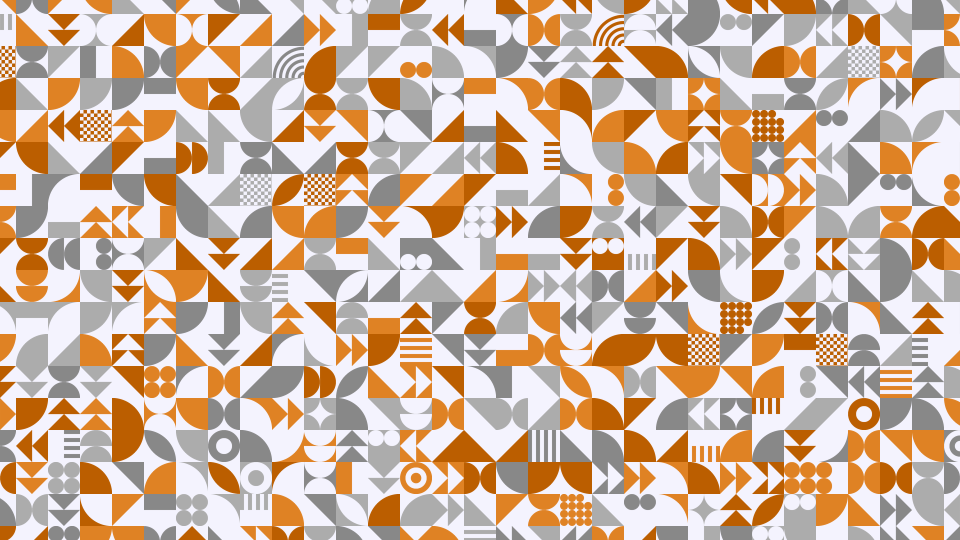
#> input picture samples/bauhaus.png, 1920 x 1080 px (shown at 1/2 size); its folder holds only this picture in this run
$ python -i sub_sprites.py   (imports and definitions only)
#> lines starting #> are read from the running program, lines starting #| are printed output that depends on the picture
### wall_common.py
"""wallpaper generator 共通クラス＆関数"""
from dataclasses import dataclass
import random
import re
import copy
import numpy as np
from PIL import Image, ImageDraw, ImageEnhance, ImageFilter, ImageColor
import sys
import os.path as pa
import colorsys

def clip8(x):
    """clip8(x) -> {x | 0 <= x <= 255}の整数に制限する"""
    return min(255, max(int(x), 0))


# [53 lines left out: functions stoi, rgb_string, not called in this run]


def to_rgb(*args):
    """文字列、タプル、RGBColorの値を(r,g,b)に変換"""
    x = args[0] if len(args)==1 else args
    if isinstance(x,(list,tuple)):
        if len(x)==3:
            return tuple(clip8(int(t,0))
                         if isinstance(t,str) else clip8(int(t))
                         for t in x[:3])
#> further down, picture is the input picture: PIL image 1920x1080 RGB; mean R, G, B 207.6, 181.4, 160.1
        elif len(x)==4:
            return tuple(clip8(int(t,0))
                         if isinstance(t,str) else clip8(int(t))
                         for t in x[:4])
    elif isinstance(x,str):
        try:
            return ImageColor.getrgb(x)
        except ValueError:
            return None
    elif isinstance(x, RGBColor):
        return x.ctoi()
    else:
        return None


class RGBColor:
    """色を格納するクラス"""
    def __init__(self, *args):
        l = len(args)
        if l == 3 or l == 4:
            val = args
        elif l == 1:
            val = args[0]
        else:
            raise ValueError('Invalid argument format')

        rgb =  to_rgb(val)
        if rgb is None:
            raise ValueError('Invalid color format')

        self.r, self.g, self.b = rgb[:3]

    def ctox(self):
        return f'#{self.r & 0xff:02x}{self.g & 0xff:02x}{self.b & 0xff:02x}'

    def ctoi(self):
        return self.r & 0xff, self.g & 0xff, self.b & 0xff

    def black(self):
        self.r, self.g, self.b = 0,0,0
        return self.r, self.g, self.b

    # [13 lines left out: functions xtoc, itoc, not called in this run]


SAVE_NUM=9
PARAMVALS = ['color1', 'color2', 'color3',
             'color_jitter', 'sub_jitter', 'sub_jitter2',
             'pwidth', 'pheight', 'pdepth']

@dataclass
class Param:
    """モジュールに渡すパラメータ"""
    width: int = 1920
    height: int = 1080
    wwidth: int = 0  # tk makes automatically
    wheight: int = 0
    wposx: int = 0  # tk locates automatically
    wposy: int = 0
    color1: RGBColor = RGBColor(220,214,96)
    color2: RGBColor = RGBColor(0,0,0)
    color3: RGBColor = RGBColor(0,0,0)
    color_jitter:int = 48  # 色ゆらぎ(主色)
    sub_jitter: int = 27  # 色ゆらぎ(パターン)
    sub_jitter2: int = 0  # 色ゆらぎ(パターン2)
    pwidth: int = 17
    pheight: int = 140
    pdepth: int = 0
    pattern: str = ''  # module名
    savefile: str = ''
    h_img = None  # hold image
    h_state = {}  # hold state

    # [36 lines left out: functions clean, file_name, keep, not called in this run]

    def unkeep(self):  # keepしたものをクリア
        self.h_img = None
        self.h_state = {}

    # [24 lines left out: functions retrieve, bg, not called in this run]


# プラグインのspec()で、モジュール名、説明、利用パラメータを返すように
# して、それをModulesに保存
# モジュールファイル名は mod_ で始めるが、モジュール名はmod_なし
# 利用パラメータリストは、利用するパラメータ名のリスト(入っているものは利用)
#  (例) mod_gui['stripe'] = ['color1', 'color_jitter', 'pwidth', ...]
class Modules:
    """プラグインモジュール情報"""
    # [13 lines left out: functions __init__, add_module, not called in this run]


def is_param(x:str):
    return x in PARAMVALS


class EfxModules:
    """AfterEffectモジュール情報"""
    # [54 lines left out: functions __init__, add_module, rgb_random_jitter, rated_jitter, brightness, not called in this run]


def rgb_lerp(c1, c2, t):
    """ RGB値の線形補完 c1,c2=tuple(r,g,b), t=比率(0..1)"""
    return tuple(int(c1[i] + (c2[i] - c1[i]) * t) for i in range(3))


# [102 lines left out: functions bg_and_font, sat_attenate, bri_attenate, con_attenate, vertical_gradient_rgb, horizontal_gradient_rgb and 3 more, not called in this run]

### plugins/sub_sprites.py
# [2 lines not run here, left out]

from wall_common import *
import re
import copy
import glob
import os
import os.path as pa
import TkEasyGUI as sg
import filedialog as fdi
import numpy as np
from PIL import Image, ImageDraw, ImageFilter, UnidentifiedImageError

#スプライトデータ形式(SJIS)：
#ファイルのベース名をセット名として扱う
#内蔵データの場合は'--internal--'をセット名とする
#複数のスプライト定義を1ファイルに格納して良い
#
#----- スプライト定義
#"["<パターン名>"]"\n
#<width>, <height>\n
#<bit pattern1>[, <bit pattern2> ...],<color1>[, <color2> ...]\n
#   <<bit pattern繰り返し>>
#
#colorは #rrggbb の文字列で指定する
#bit patternとcolorは同数であること
#bit pattern無しでcolorにコマンドを記載可能
#コマンド：
#,turnover  そこまでのビットパターンを逆順で繰り返す
#  eg. 0x18,#ff0000\n0x24,#ff00ff\n,turnover ==
#        0x18,#ff0000\n0x24,#ff00ff\n0x24,#ff00ff\n0x18,#ff0000\n
#,rep<n>  直前のパターンをn行繰り返す
#  eg. 0xc6,#ff0000\n,rep2\n == 0xc6,#ff0000\n0xc6,#ff0000\n0xc6,#ff0000\n
#
# 行頭に#がある行、空行は読み飛ばし

MAX_SIZE = (128,128)

INT_SETNAME = '--internal--'
INT_SPRITES = {
    'rhkd':[
        (16,16),
        [0x18,'#A9792C'], [0xfcb,'#A9792C'],
        [0x1ffc,'#A9792C'], [0x3ff8,'#A9792C'],
        [[0x79fc,0x600],['#A9792C','#FBE488']],
        [[0x783c,0x7c0],['#A9792C','#FBE488']],
        [[0x601c,0x1760],['#A9792C','#FBE488']],
        [[0x1760,0x18],['#FBE488','#A9792C']],
        [[0x2220,0x1dc0,0x18],['#049EF0','#FBE488','#A9792C']],
        [[0x1dc0,0x220,0x18],['#049EF0','#FBE488','#A9792C']],
        [[0xa03d,0x1fc0],['#A9792C','#FBE488']],
        [[0xf00f,0xdc0,0x200],['#A9792C','#FBE488','#ED0E57']],
        [[0x6006,0x780],['#A9792C','#FBE488']],
        [[0x480,0x300],['#8BF7ED','#FBE488']],
        [[0x16c0,0x920],['#FFFFFF','#8BF7ED']],
        [[0x2940,0x16b0],['#8BF7ED','#FFFFFF']],
        ],
    'afu':[
        (16,16),
        [0x780,'#F3EF2A'], [0xc00,'#F3EF2A'], [0x6f0,'#F3EF2A'],
        [0x1ff8,'#F3EF2A'], [0x1ffc,'#F3EF2A'],
        [[0x1dfc,0x200],['#F3EF2A','#FDF1C0']],
        [[0x87c,0x780],['#F3EF2A','#FDF1C0']],
        [[0x6c0,0x100,0x3c],['#FDF1C0','#4B5108','#F3EF2A']],
        [[0xf40,0x80,0x3e],['#FDF1C0','#13A7BC','#F3EF2A']],
        [[0x1bc0,0x400,0x3c],['#FDF1C0','#FBC4C2','#F3EF2A']],
        [[0x1bc0,0x400,0x3d],['#FDF1C0','#FBC4C2','#F3EF2A']],
        [[0x6fc0,0x3e],['#FDF1C0','#F3EF2A']],
        [[0x6180,0x7e],['#FDF1C0','#F3EF2A']],
        [[0x6000,0x740,0x80,0x3c],['#FDF1C0','#7AF527','#4EB808','#F3EF2A']],
        [[0x6ff0,0xe],['#7AF527','#F3EF2A']],
        [[0x77f0,0x800,0xd],['#7AF527','#4EB808','#F3EF2A']],
        ],
    'azssn':[
        (16,16),
        [[0x1800,0x600],['#240CE2','#210BD0']],
        [[0x6e0,0x100],['#7161F6','#3A23F3']],
        [[0x1978,0x680],['#7161F6','#3A23F3']],
        [[0x101c,0xaa0,0x440,0x100],
         ['#7161F6','#3A23F3','#1D0AB9','#FDF1C0']],
        [[0x381c,0x7e0],['#7161F6','#FDF1C0']],
        [[0x381e,0x7e0],['#7161F6','#FDF1C0']],
        [[0x301e,0xba0],['#7161F6','#FDF1C0']],
        [[0x300e,0xbb0],['#7161F6','#FDF1C0']],
        [[0x3004,0xff0,0xa],['#4263F6','#FDF1C0','#7161F6']],
        [[0x1004,0xfd0,0x20,8],['#4263F6','#FDF1C0','#FCCFC7','#7161F6']],
        [[0x1000,0xce0,0x300,0x10,0xc],
         ['#4263F6','#FDF1C0','#F791EA','#7161F6','#0B34EC']],
        [[0x180c,0x7c0,0x30],['#0B34EC','#FDF1C0','#0928B4']],
        [[0x180e,0x670,0x180],['#0B34EC','#0928B4','#FDF1C0']],
        [[0x180e,0x430,0x2c0,0x100],
         ['#0B34EC','#0928B4','#8F29AF','#FDF1C0']],
        [[0x1006,0x818,0x7e0],['#0B34EC','#FDF1C0','#8F29AF']],
        [[0x100c,0xff0,2],['#FDF1C0','#8F29AF','#0B34EC']],
        ],
    }


# 共有データクラス(preserv)定義
class SpriteSet:
    # [54 lines left out: functions __init__, set_internal, load_internal, load_file, save_file, set_patterns, not called in this run]

    def list(self):
        """get sprite label list in spriteset"""
        return list(self.sprites.keys())

    # [131 lines left out: functions get, get_code, size, trim, image, merge_pdic and 4 more, not called in this run]


# -----
# スプライト編集
# -----
DIGIT_RE = re.compile(r'\d+')

# -----
# スプライト形式ファイル読込
# -----
# [582 lines left out: functions sprfile_list, str_to_tuple, load_spr, save_spr, dtos, compress and 11 more, not called in this run]


def draw_sprite_with_border(sprite_img, border_color='#000000', put_orig=True):
    """スプライト画像の縁取りを生成
    sprite_img : PIL.Image.Image, border_color : str or tuple,
    put_orig: 元スプライトを配置(default=True)
     -> PIL.Image.Image
        (w+2, h+2) サイズの縁取り付き RGBA 画像
    """
#> called with border_color = '#000000', put_orig = True
    if sprite_img is None:
        return None

    if sprite_img.mode != 'RGBA':
        sprite_img = sprite_img.convert('RGBA')

    w, h = sprite_img.size
#> w = 1920; h = 1080

    # 1. (w+2, h+2) の新しいキャンバス（元画像は (1,1) に配置）
    padded_img = Image.new('RGBA', (w + 2, h + 2), (0, 0, 0, 0))
#> padded_img: PIL image 1922x1082 RGBA; every value is 0
    padded_img.paste(sprite_img, (1, 1))
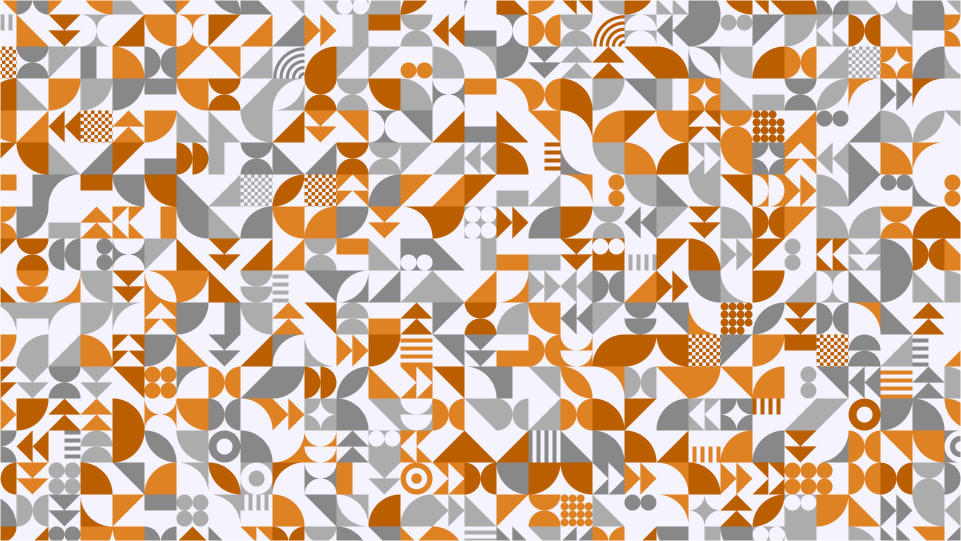
#> padded_img: PIL image 1922x1082 RGBA (shown at 1/2 size); mean R, G, B, A 207, 180.9, 159.6, 254.3; transparent parts drawn white

    # 2. ONになっているピクセル（Alpha > 0）から Lモードのマスクを取得,0 or 255に
    alpha = padded_img.split()[3]
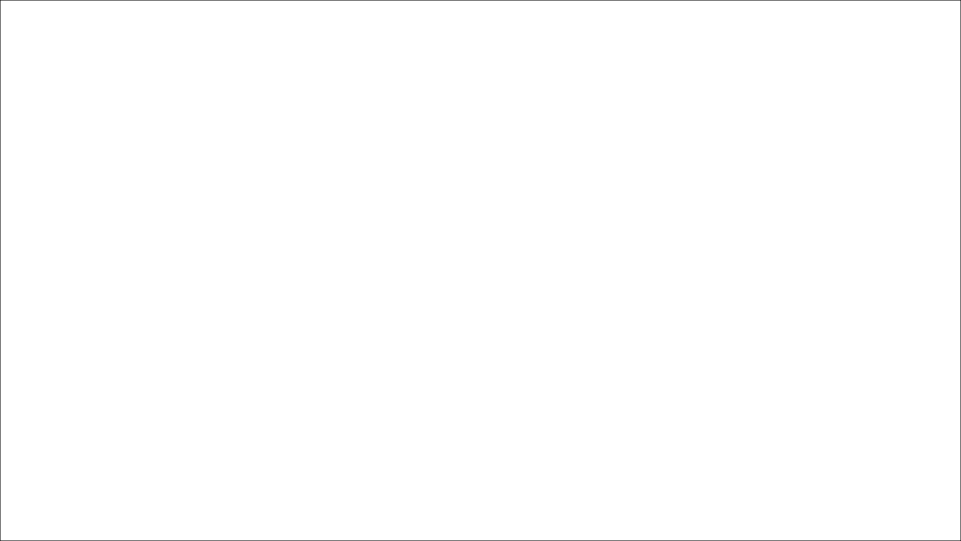
#> alpha: PIL image 1922x1082 L (shown at 1/2 size); 99.7% white; black in thin lines or dots
    mask = alpha.point(lambda p: 255 if p > 0 else 0)

    # 3. 3x3 の MaxFilter を適用して周囲 1 ピクセル分膨張 (3x3 領域の最大値をとる)
    expanded_mask = mask.filter(ImageFilter.MaxFilter(size=3))
#> expanded_mask: PIL image 1922x1082 L; every value is 255

    border_color = to_rgb(border_color)
    border_base = Image.new('RGBA', (w + 2, h + 2), border_color)
    result = Image.new('RGBA', (w + 2, h + 2), (0, 0, 0, 0))
    result.paste(border_base, (0, 0), mask=expanded_mask)

    if put_orig:
        result.paste(padded_img, (0, 0), mask=padded_img)

    return result


# 追加画面パレット
# [32 lines left out: functions palette_extract, palette_draw, palette_img, not called in this run]


# プレビュー画面生成
PREVIEW_SIZE=(272,240)

# [207 lines left out: functions xy_keep_aspect, update_preview, check_transparent, create_spr, bulk_import, safeint, not called in this run]

# [2 lines not run here, left out]

>>> from PIL import Image
>>> picture = Image.open('../samples/bauhaus.png')
>>> result = draw_sprite_with_border(picture)
